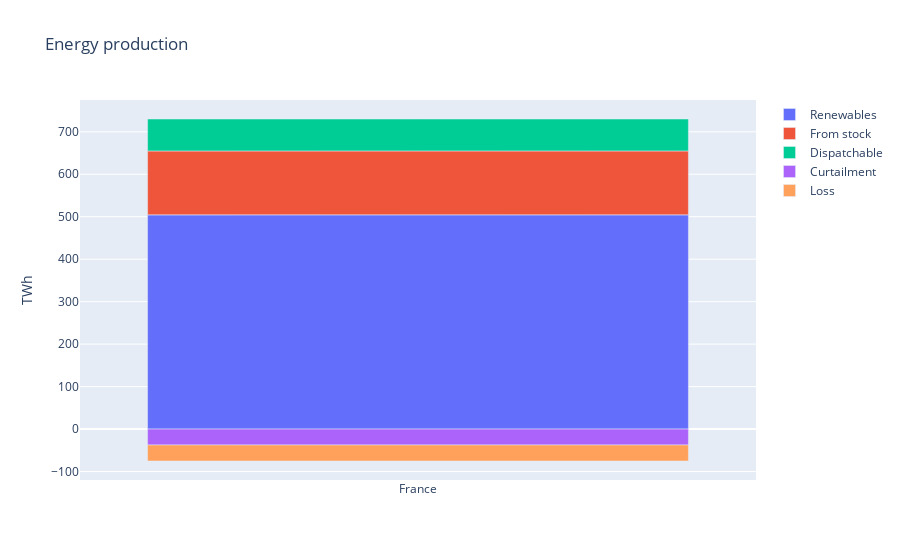

Notebook source saved alongside this figure:
### Code cell
fig = go.Figure(data=[
    go.Bar(name='Renewables', x=[country_name], y=[E_wind+E_pv]),
    go.Bar(name='From stock', x=[country_name], y=[E_destock]),
    go.Bar(name='Dispatchable', x=[country_name], y=[E_dispatch]),
    go.Bar(name='Curtailment', x=[country_name], y=[-E_curt]),
    go.Bar(name='Loss', x=[country_name], y=[-E_loss])
])

fig.update_layout(
    title='Energy production',
    barmode='relative',
    yaxis_title = 'TWh'
)

fig.show()

### Figure 1 — Plotly figure (JSON) as saved in the notebook; plotly's stock layout.template omitted (floating-point values rounded to 4 significant figures)
{"data": [{"name": "Renewables", "type": "bar", "x": ["France"], "y": [504.4]}, {"name": "From stock", "type": "bar", "x": ["France"], "y": [150.5]}, {"name": "Dispatchable", "type": "bar", "x": ["France"], "y": [75.18]}, {"name": "Curtailment", "type": "bar", "x": ["France"], "y": [-37.55]}, {"name": "Loss", "type": "bar", "x": ["France"], "y": [-37.64]}], "layout": {"barmode": "relative", "title": {"text": "Energy production"}, "yaxis": {"title": {"text": "TWh"}}}}
